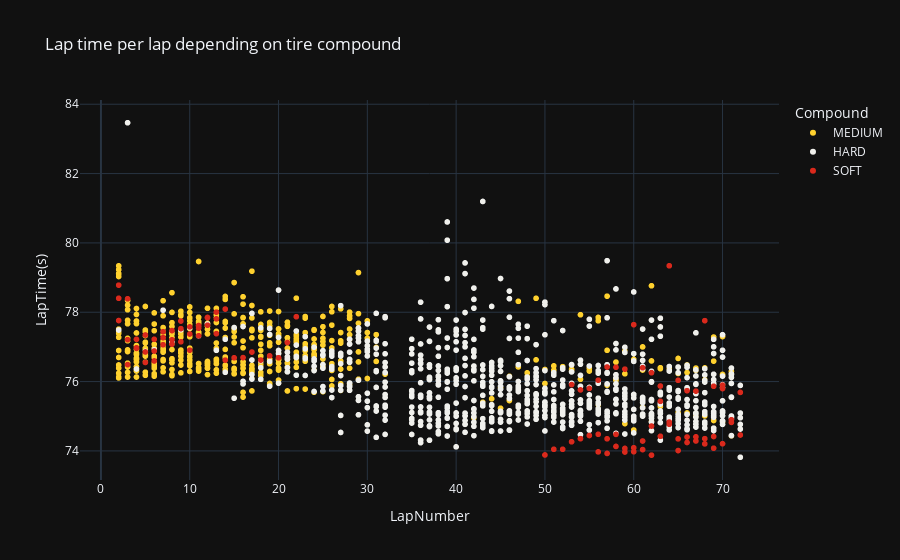

Notebook code cell kept with this figure:
### Code cell
# laptime depending on tire compound
px.scatter(driver_laps, x="LapNumber", y="LapTime(s)", color="Compound", title="Lap time per lap depending on tire compound", template="plotly_dark", color_discrete_map=compound_colors)

### Figure 1 — Plotly figure (JSON) as saved in the notebook; plotly's stock layout.template omitted (floating-point values rounded to 4 significant figures; data arrays with more than 128 entries replaced by an {"elided": "..."} marker saying what was removed)
{"data": [{"hovertemplate": "Compound=MEDIUM<br>LapNumber=%{x}<br>LapTime(s)=%{y}<extra></extra>", "legendgroup": "MEDIUM", "marker": {"color": "#ffd12e", "symbol": "circle"}, "mode": "markers", "name": "MEDIUM", "showlegend": true, "type": "scattergl", "x": {"elided": "470 int values"}, "xaxis": "x", "y": {"elided": "470 float values"}, "yaxis": "y"}, {"hovertemplate": "Compound=HARD<br>LapNumber=%{x}<br>LapTime(s)=%{y}<extra></extra>", "legendgroup": "HARD", "marker": {"color": "#f0f0ec", "symbol": "circle"}, "mode": "markers", "name": "HARD", "showlegend": true, "type": "scattergl", "x": {"elided": "744 int values"}, "xaxis": "x", "y": {"elided": "744 float values"}, "yaxis": "y"}, {"hovertemplate": "Compound=SOFT<br>LapNumber=%{x}<br>LapTime(s)=%{y}<extra></extra>", "legendgroup": "SOFT", "marker": {"color": "#da291c", "symbol": "circle"}, "mode": "markers", "name": "SOFT", "showlegend": true, "type": "scattergl", "x": [56, 57, 58, 59, 60, 61, 62, 63, 64, 65, 66, 67, 68, 69, 70, 71, 72, 2, 3, 4, 5, 6, 7, 8, 9, 10, 11, 12, 13, 14, 15, 16, 17, 18, 19, 20, 21, 22, 50, 51, 52, 53, 54, 55, 56, 57, 58, 59, 60, 61, 62, 63, 64, 65, 66, 67, 68, 69, 70, 71, 72, 2, 3, 4, 5, 6, 7, 8, 9, 10, 11, 12, 13, 2, 3, 4, 5, 6, 7, 8, 9, 10, 11, 12, 13, 14, 53, 54, 55, 56, 57, 58, 59, 60, 61, 62, 63, 64, 65, 66, 67, 68, 69, 70], "xaxis": "x", "y": [73.97, 73.93, 74.13, 74.07, 74.09, 74.29, 74.72, 75.43, 74.77, 74.35, 74.4, 74.29, 74.2, 74.08, 74.21, 74.82, 74.46, 77.76, 76.49, 76.97, 76.85, 76.59, 77.06, 77.47, 77.15, 76.91, 77.62, 77.85, 77.38, 76.62, 76.69, 76.69, 76.85, 76.62, 76.74, 76.69, 77.13, 77.87, 73.88, 74.05, 74.05, 74.26, 74.35, 74.44, 74.48, 74.35, 74.48, 73.97, 73.98, 74.04, 73.88, 74.42, 74.83, 74.01, 74.24, 74.41, 74.35, 74.42, 75.9, 74.9, 75.69, 78.78, 77.21, 76.96, 76.55, 77.22, 77.27, 77.08, 77.53, 77.37, 77.32, 77.63, 77.81, 78.4, 78.39, 77.22, 77.34, 76.88, 77.44, 77.2, 77.75, 77.58, 77.54, 77.84, 78.0, 78.09, 75.91, 75.76, 75.8, 76.04, 76.42, 76.41, 76.36, 77.64, 76.4, 76.26, 75.87, 79.34, 76.04, 75.74, 75.72, 77.76, 75.86, 75.8], "yaxis": "y"}], "layout": {"legend": {"title": {"text": "Compound"}, "tracegroupgap": 0}, "title": {"text": "Lap time per lap depending on tire compound"}, "xaxis": {"anchor": "y", "domain": [0, 1], "title": {"text": "LapNumber"}}, "yaxis": {"anchor": "x", "domain": [0, 1], "title": {"text": "LapTime(s)"}}}}
